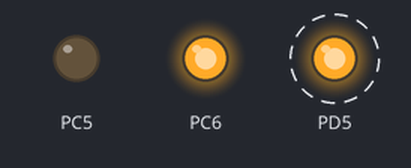
A program run on a simulated ATmega32, built with avr-gcc and emulated at 16 MHz. Parts: output pins drawn as LEDs (lit = HIGH). Dashed ring = blinking.

Above: at 0.1 s.
Timing chart, 0 to 40.0 s (numbered marks = the images above):
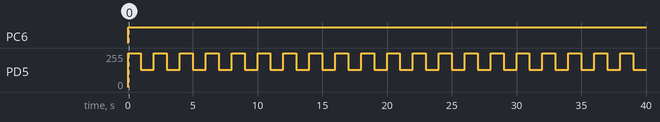

The program:

main.c
```c
/*
* Timer1_FPWM_PhaseCPWM.c
*
* Created: 10/29/2021 7:16:07 PM
* Author : user
*/

#include <avr/io.h>
#define F_CPU 16000000UL
#include <util/delay.h>


int main(void)
{
	DDRD |= (1<<5);
	DDRC |= (1<<5)|(1<<6);
	TCCR1A = (1<<COM1A1)|(1<<WGM11);
	TCCR1B = (1<<WGM12)|(1<<WGM13)|(1<<CS10)|(1<<CS11);//N=64 - FPWM - NON Inverting
	ICR1 = 1000;
	OCR1A = 1000;
	while (1)
	{
		//PORTC |= (1<<5);
		//PORTC &=~ (1<<6);
		//_delay_ms(1000);
		//PORTC &=~ (1<<6)|(1<<5);//MOTOR OFF
		//_delay_ms(1000);
		OCR1A = 1000;
		PORTC |= (1<<6);
		PORTC &=~ (1<<5);
		_delay_ms(1000);
		OCR1A = 500;
		_delay_ms(1000);
	}
}
```

Measured:
- by itself, PC6: LOW → HIGH at 0.00 s
- by itself, PD5: alternates 255/255 for 1.0 s and 128/255 for 1.0 s
